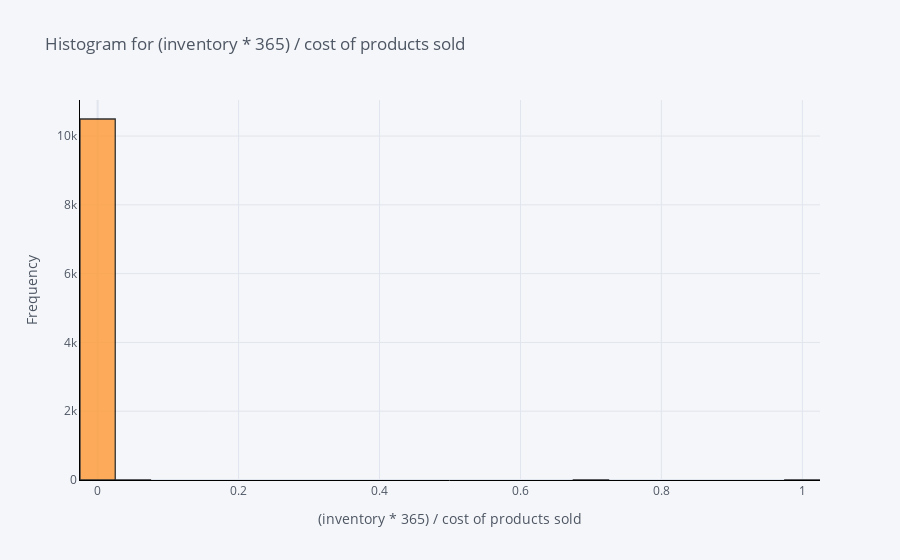

The notebook cell this image was saved under:
### Markdown cell above
We see that there is one or two bars in each histogram. This means that most data are concentrated within a small range, and that there are outliers. 
View individual histogram below to see the distribution more clearly. 

Change the index (0-64) at `explanatory_variable_index`.

### Code cell
explanatory_variable_index = 45

df.iloc[:, explanatory_variable_index].iplot(
    kind="hist",
    bins=30,
    title=f"Histogram for {df.columns[explanatory_variable_index]}",
    yTitle="Frequency",
    xTitle=df.columns[explanatory_variable_index],
    linecolor="black",
)

### Figure 1 — Plotly figure (JSON) as saved in the notebook; plotly's stock layout.template omitted (floating-point values rounded to 4 significant figures; data arrays with more than 128 entries replaced by an {"elided": "..."} marker saying what was removed)
{"data": [{"histfunc": "count", "histnorm": "", "marker": {"color": "rgba(255, 153, 51, 1.0)", "line": {"color": "#000000", "width": 1.3}}, "name": "(inventory * 365) / cost of products sold", "nbinsx": 30, "opacity": 0.8, "orientation": "v", "type": "histogram", "x": {"elided": "10501 float values"}}], "layout": {"barmode": "overlay", "legend": {"bgcolor": "#F5F6F9", "font": {"color": "#4D5663"}}, "paper_bgcolor": "#F5F6F9", "plot_bgcolor": "#F5F6F9", "title": {"font": {"color": "#4D5663"}, "text": "Histogram for (inventory * 365) / cost of products sold"}, "xaxis": {"gridcolor": "#E1E5ED", "linecolor": "black", "showgrid": true, "tickfont": {"color": "#4D5663"}, "title": {"font": {"color": "#4D5663"}, "text": "(inventory * 365) / cost of products sold"}, "zerolinecolor": "#E1E5ED"}, "yaxis": {"gridcolor": "#E1E5ED", "linecolor": "black", "showgrid": true, "tickfont": {"color": "#4D5663"}, "title": {"font": {"color": "#4D5663"}, "text": "Frequency"}, "zerolinecolor": "#E1E5ED"}}}
